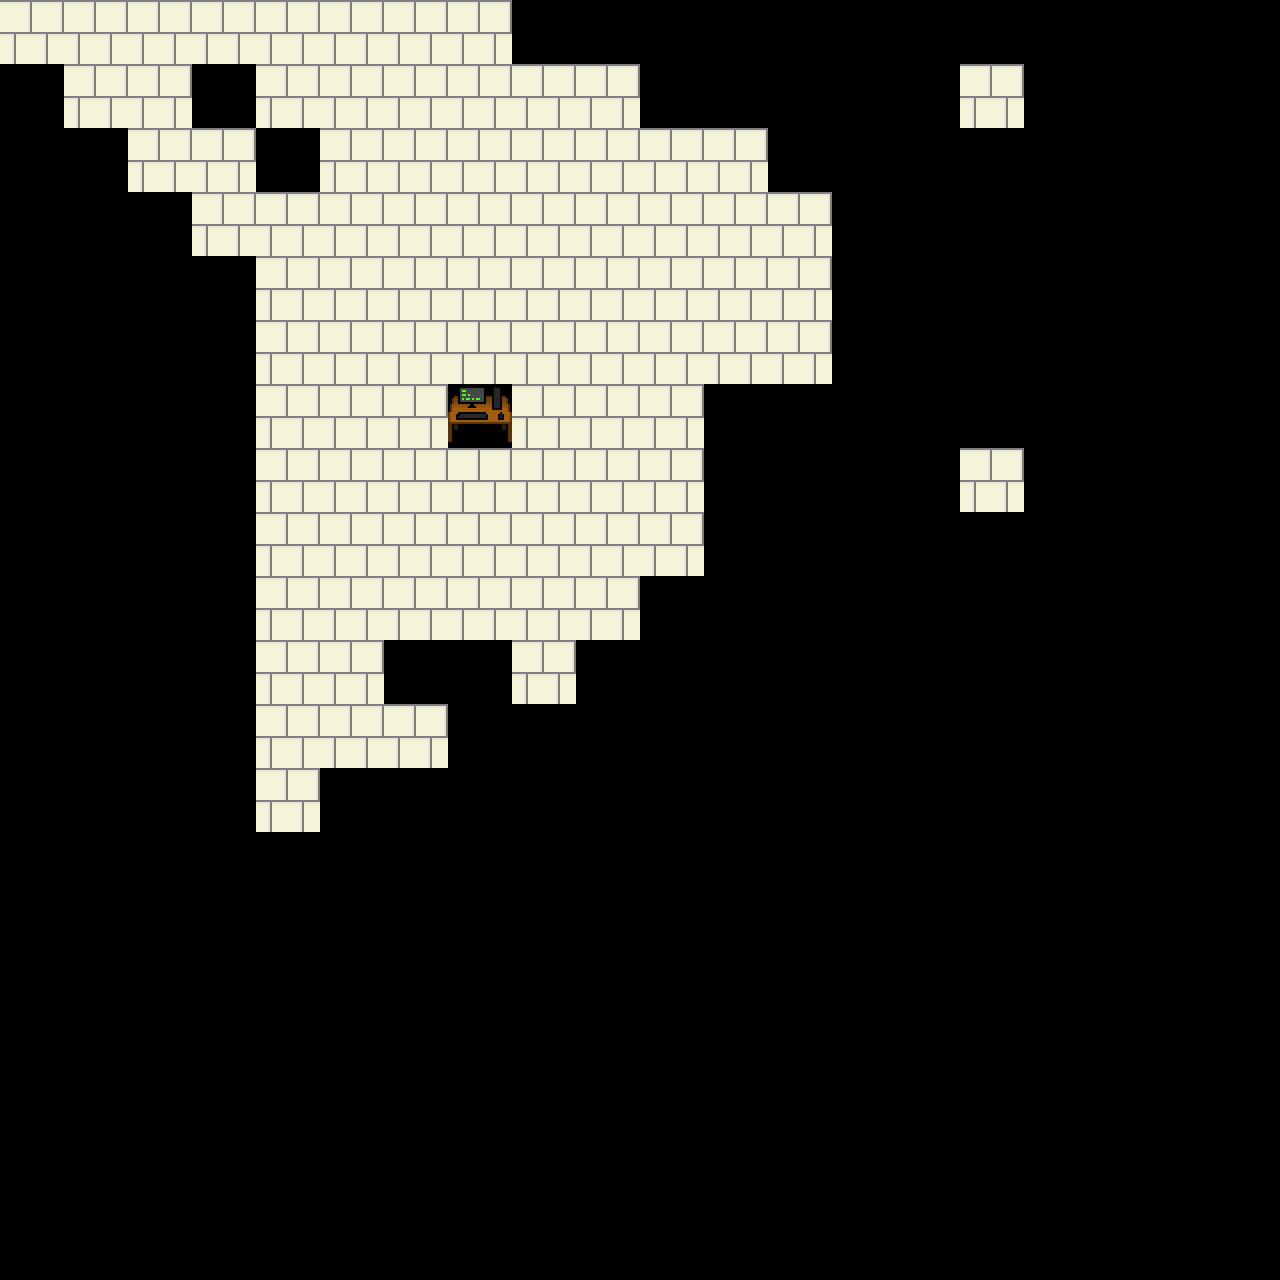

Rendered tile map (Tiled .tmx) drawn with the repository's tilesets; below, a short description and the map source with its tile grids summarised:
An orthogonal 20x20 tile map with 64x64 px tiles, 1 tile layer (Tile Layer 1) and 1 object (test).

<map version="1.10" tiledversion="1.10.2" orientation="orthogonal" renderorder="right-down" width="20" height="20" tilewidth="64" tileheight="64" infinite="0" nextlayerid="3" nextobjectid="2">
 <tileset firstgid="1" source="alltiles.tsx" />
 <layer id="1" name="Tile Layer 1" width="20" height="20">
  <data>[400 cells, 89 non-empty, 2 distinct tile ids]</data>
 </layer>
 <objectgroup id="2" name="collision">
  <object id="1" name="test" x="448" y="384" width="64" height="64" />
 </objectgroup>
</map>
